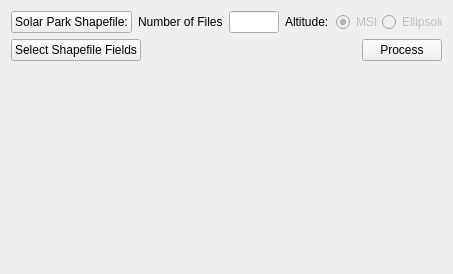
          <widget class="QWidget" name="solarParkDefinition">
           <attribute name="title">
            <string>Solar Park</string>
           </attribute>
           <layout class="QGridLayout" name="gridLayout_10">
            <item row="0" column="0">
             <layout class="QHBoxLayout" name="horizontalLayout_7">
              <item>
               <widget class="QPushButton" name="selectSPSFsPushButton">
                <property name="minimumSize">
                 <size>
                  <width>50</width>
                  <height>0</height>
                 </size>
                </property>
                <property name="maximumSize">
                 <size>
                  <width>125</width>
                  <height>16777215</height>
                 </size>
                </property>
                <property name="text">
                 <string>Solar Park Shapefile:</string>
                </property>
               </widget>
              </item>
              <item>
               <widget class="QLabel" name="label_5">
                <property name="minimumSize">
                 <size>
                  <width>80</width>
                  <height>0</height>
                 </size>
                </property>
                <property name="text">
                 <string>Number of Files</string>
                </property>
               </widget>
              </item>
              <item>
               <widget class="QLineEdit" name="numberOfSPSFsLineEdit">
                <property name="minimumSize">
                 <size>
                  <width>50</width>
                  <height>0</height>
                 </size>
                </property>
                <property name="maximumSize">
                 <size>
                  <width>50</width>
                  <height>16777215</height>
                 </size>
                </property>
                <property name="readOnly">
                 <bool>true</bool>
                </property>
               </widget>
              </item>
              <item>
               <widget class="QLabel" name="spsfAltitudeLabel">
                <property name="minimumSize">
                 <size>
                  <width>45</width>
                  <height>0</height>
                 </size>
                </property>
                <property name="maximumSize">
                 <size>
                  <width>45</width>
                  <height>16777215</height>
                 </size>
                </property>
                <property name="text">
                 <string>Altitude:</string>
                </property>
               </widget>
              </item>
              <item>
               <widget class="QRadioButton" name="spsfAltitudeMslRadioButton">
                <property name="enabled">
                 <bool>false</bool>
                </property>
                <property name="minimumSize">
                 <size>
                  <width>40</width>
                  <height>0</height>
                 </size>
                </property>
                <property name="maximumSize">
                 <size>
                  <width>40</width>
                  <height>16777215</height>
                 </size>
                </property>
                <property name="text">
                 <string>MSL</string>
                </property>
                <property name="checked">
                 <bool>true</bool>
                </property>
               </widget>
              </item>
              <item>
               <widget class="QRadioButton" name="spsfAltitudeEllipsoidRadioButton">
                <property name="enabled">
                 <bool>false</bool>
                </property>
                <property name="minimumSize">
                 <size>
                  <width>60</width>
                  <height>0</height>
                 </size>
                </property>
                <property name="maximumSize">
                 <size>
                  <width>60</width>
                  <height>16777215</height>
                 </size>
                </property>
                <property name="text">
                 <string>Ellipsoid</string>
                </property>
               </widget>
              </item>
             </layout>
            </item>
            <item row="1" column="0">
             <layout class="QHBoxLayout" name="horizontalLayout_8">
              <item>
               <widget class="QPushButton" name="spdSelectSFFieldsPushButton">
                <property name="text">
                 <string>Select Shapefile Fields</string>
                </property>
               </widget>
              </item>
              <item>
               <spacer name="horizontalSpacer_8">
                <property name="orientation">
                 <enum>Qt::Horizontal</enum>
                </property>
                <property name="sizeHint" stdset="0">
                 <size>
                  <width>208</width>
                  <height>20</height>
                 </size>
                </property>
               </spacer>
              </item>
              <item>
               <widget class="QPushButton" name="spsfProcessPushButton">
                <property name="maximumSize">
                 <size>
                  <width>100</width>
                  <height>16777215</height>
                 </size>
                </property>
                <property name="text">
                 <string>Process</string>
                </property>
               </widget>
              </item>
             </layout>
            </item>
            <item row="2" column="0">
             <spacer name="verticalSpacer_3">
              <property name="orientation">
               <enum>Qt::Vertical</enum>
              </property>
              <property name="sizeHint" stdset="0">
               <size>
                <width>20</width>
                <height>202</height>
               </size>
              </property>
             </spacer>
            </item>
           </layout>
          </widget>
